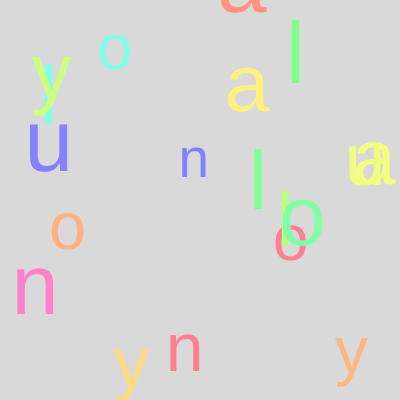
Frame 1 (no input)
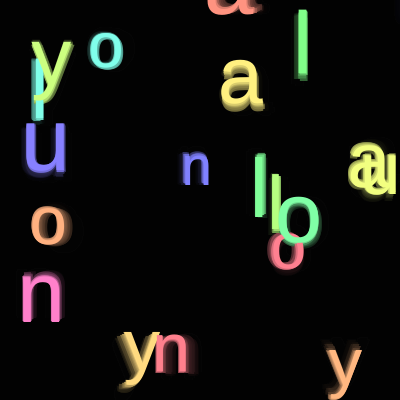
Frame 60 (no input)
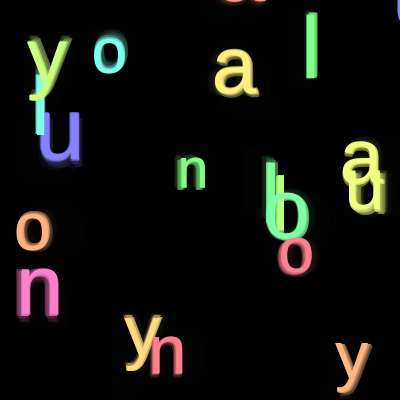
Frame 120 (the mouse pressed at the canvas centre since frame 60)

The p5.js sketch that drew these frames (run headless with seeded random() and noise() and a simulated clock; from frame 60 on, the mouse is pressed at the canvas centre):

// p5.js sketch
// ── sketch.js
let letter = [];
let l = ["l", "o", "u", "y", "a", "n"];

function setup() {
  colorMode(HSB, 100); 
  createCanvas(400, 400);
  for (let i = 0; i < 20; i++) {
    letter[i] = new Letter(
      l[i % l.length],
      random(width),
      random(height),
      random(50, 100)
    );
  }
}

function draw() {
  background(0, 15);

  for (let i = 0; i < letter.length; i++) {
    letter[i].show();
    letter[i].move();
    //letter[i].bounce();
    // if (mouseIsPressed){//grab the letter
    //   for (let i = 0; i < letter.length; i++) {
    //     if (letter[i].mouseOver()){
    //       letter[i].x = mouseX;
    //       letter[i].y = mouseY;
    //     }
    //   }
    // }
  }
}

function mousePressed() {
  for (let i = 0; i < letter.length; i++) {
    if (letter[i].mouseOver()) {
      letter[i].colorChange(letter[i]); //change letter colo
    }
  }
}

function mouseReleased() {
  for (let i = 0; i < letter.length; i++) {
    if (letter[i].mouseOver()) {
      letter[i].colorChange(letter[i]); //change letter colo
    }
  }
}

class Letter {
  constructor(l, x, y, s) {
    this.l = l;
    this.x = x;
    this.y = y;
    this.s = s;
    this.color = random(100);
    this.speedX = random(-5, 5);
    this.speedY = random(-3, 3);
  }

  show() {
    fill(this.color, 50, 100);
    textSize(this.s);
    text(this.l, this.x, this.y);
    // stoke(255);
    // noFill();
    // rectMode(CENTER);
    // rect(this.x, this.y, this.s, this.s);
  }

  move() {
    this.x += random(-2, 2); //this.speedX;
    this.y += random(-2, 2); //this.speedY;
  }

  mouseOver() {
    let d = dist(mouseX, mouseY, this.x, this.y);
    if (d < this.s / 2) {
      return true;
    } else {
      return false;
    }
  }

  bounce() {
    if (this.x < 0 || this.x > width) {
      this.speedX = -this.speedX;
    }
    if (this.y < 0 || this.y > height) {
      this.speedY = -this.speedY;
    }
  }
  colorChange(other) {
    // this.color = random(100);
    other.color = random(100);
  }
}
